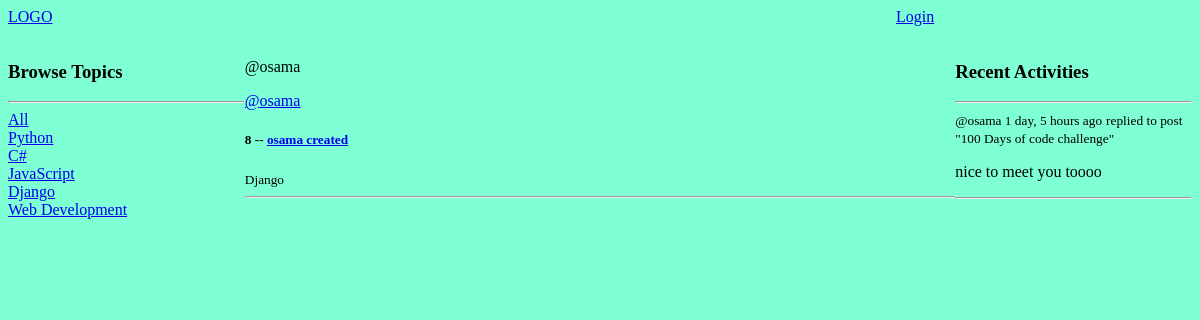
/profile/3/, run on an earlier commit of the app's database.
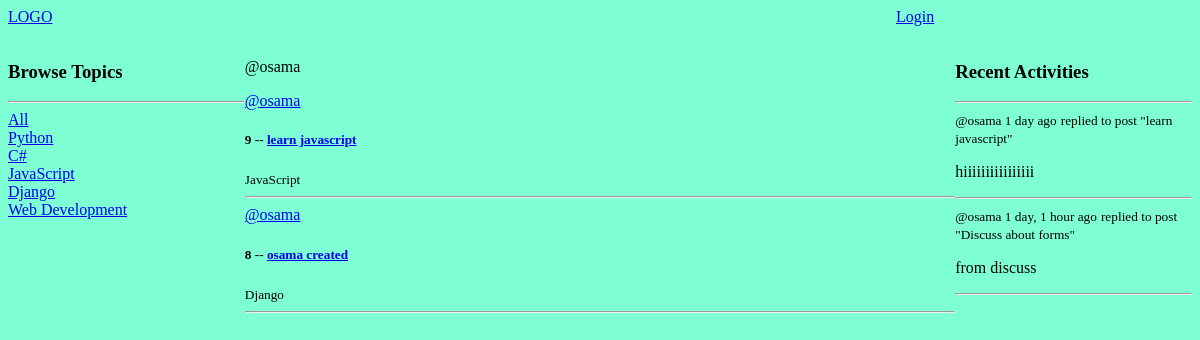
And on a later commit of the database.
### base/models.py (models this page shows, shortened)
class Topic(models.Model):
    name = models.CharField(max_length = 200)

class Room(models.Model):
    host = models.ForeignKey(User, on_delete=models.SET_NULL, null=True)
    topic = models.ForeignKey(Topic, on_delete=models.SET_NULL, null=True)
    name = models.CharField(max_length = 200)
    description = models.TextField(null=True, blank=True)
    participants = models.ManyToManyField(User, related_name='participants', blank=True)
    updated = models.DateTimeField(auto_now=True, auto_now_add=False)
    created = models.DateTimeField(auto_now=False, auto_now_add=True)
    class Meta:
        ordering = ['-updated', '-created']
    def __str__(self) -> str:
        return self.name

class Message(models.Model):
    user = models.ForeignKey(User, on_delete=models.CASCADE)
    room = models.ForeignKey(Room, on_delete=models.CASCADE)
    body = models.CharField(max_length=300)
    updated = models.DateTimeField(auto_now=True, auto_now_add=False)
    created = models.DateTimeField(auto_now=False, auto_now_add=True)
    class Meta:
        ordering = ['-created']
    def __str__(self) -> str:
        return self.body[0:50]

### base/views.py (the view)
# urls.py: path('profile/<str:pk>/', views.userProfile, name='profile'),
def userProfile(request, pk):
    user = User.objects.get(pk=pk)
    rooms = user.room_set.all()
    topics = Topic.objects.all()
    messages = Message.objects.filter(user=user)[:5]
    context = {'user': user, 'rooms': rooms, 'topics': topics, 'recent_messages': messages}
    return render(request, 'base/profile.html', context)

### base/templates/base/profile.html (shortened to what this page needs)
{% extends 'main.html' %}
{% block content %}
    <div class="profile-container">
        <div>
            {% include 'base/topics_component.html' %}
        </div>
        <div>
            <p>@{{user.username}}</p>
            {% include 'base/feed_component.html' %}
        </div>
        <div>
            {% include 'base/activity_component.html' %}
        </div>
    </div>
{% endblock content %}

### templates/main.html (shortened to what this page needs)
<!DOCTYPE html>
{% load static %}
<html lang="en">
<head>
    <link rel="stylesheet" type="text/css" media="screen" href="{% static 'styles/main.css' %}" >
</head>
<body>
    {% include 'navbar.html' %}
    {% block content %}
    {% endblock content %}
</body>
</html>

### templates/navbar.html (shortened to what this page needs)
<div class="nav_container">
    <div>
        <a href="/">LOGO</a>
    </div>
    <div>
    </div>
    <div>
    </div>
    <div>
        {% if request.user.is_authenticated %}
            <a href="{% url 'logout' %}">Logout</a>
        {% else %}
            <a href="{% url 'login' %}">Login</a>
        {% endif %}
    </div>
</div>

### base/templates/base/topics_component.html
<h3>Browse Topics</h3>
<hr>
<div>
    <a href="{% url 'home' %}">All</a>
</div>
{% for topic in topics %}
    <div>
        <a href="{% url 'home' %}?q={{topic.name}}">{{topic.name}}</a>
    </div>
{% endfor %}

### base/templates/base/feed_component.html (shortened to what this page needs)
<div>
    {% for room in rooms %}
        <a href="{% url 'profile' room.host.id %}">@{{ room.host.username }}</a>
        <div>
            <h5>{{ room.id }} -- <a href="{% url 'room' room.id %}">{{ room.name }}</a></h5>
        </div>
        <small>{{ room.topic.name }}</small>
        <hr>
    {% endfor %}
</div>

### base/templates/base/activity_component.html (shortened to what this page needs)
<h3>Recent Activities</h3>
<hr>
{% for message in recent_messages %}
    <div>
        <small>@{{message.user}}   {{message.created|timesince}} ago</small>
        <small>replied to post "{{message.room}}"</small>
        <p>{{message}}</p>
        <hr>
    </div>
{% endfor %}

### static/styles/main.css (style rules this page uses)
body { background-color: aquamarine; }

### templates/navbar.html (style rules this page uses)
.nav_container { display: grid; grid-template-columns: 1fr 1fr 1fr 1fr; }

### base/templates/base/profile.html (style rules this page uses)
.profile-container { display: grid; grid-template-columns: 1fr 3fr 1fr; }

What changed in the data, as far as the page shows it:
removed Message: user "osama", created "1 day, 5 hours", room "100 Days of code challenge", body "nice to meet you toooo"
added Room: host.username "osama", id "9", name "learn javascript", topic.name "JavaScript"
added Message: user "osama", created "1 day", room "learn javascript", body "hiiiiiiiiiiiiiiii"
added Message: user "osama", created "1 day, 1 hour", room "Discuss about forms", body "from discuss"
